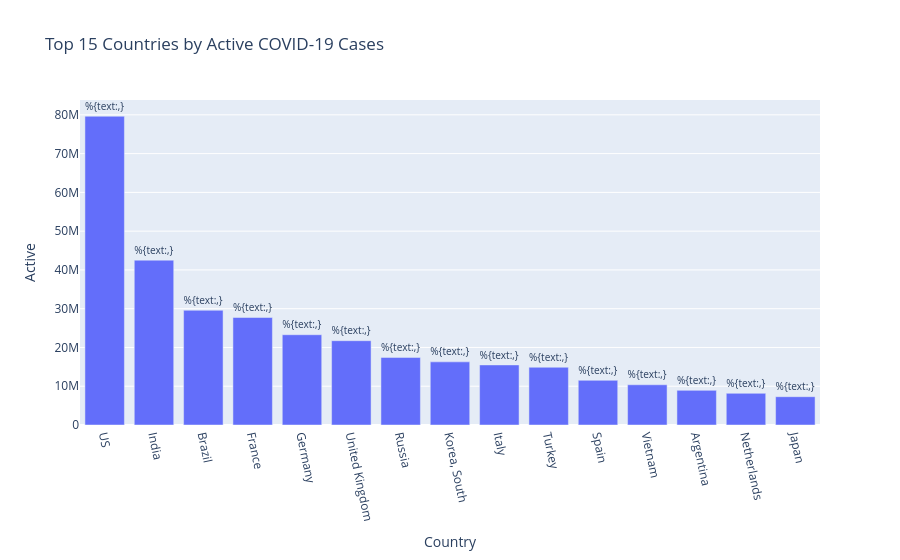

Source (notebook cell):
### Code cell
top15 = df_latest.sort_values("Active",ascending=False).head(15)
fig_bar= px.bar(
    top15,
    x="Country",
    y = "Active",
    title="Top 15 Countries by Active COVID-19 Cases",
    
)
fig_bar.update_traces(texttemplate="%{text:,}",textposition="outside")
fig_bar.update_layout(xaxis_tickangle=78)
fig_bar.show()

### Figure 1 — Plotly figure (JSON) as saved in the notebook; plotly's stock layout.template omitted (floating-point values rounded to 4 significant figures)
{"data": [{"alignmentgroup": "True", "hovertemplate": "Country=%{x}<br>Active=%{y}<extra></extra>", "legendgroup": "", "marker": {"color": "#636efa", "pattern": {"shape": ""}}, "name": "", "offsetgroup": "", "orientation": "v", "showlegend": false, "textposition": "outside", "texttemplate": "%{text:,}", "type": "bar", "x": ["US", "India", "Brazil", "France", "Germany", "United Kingdom", "Russia", "Korea, South", "Italy", "Turkey", "Spain", "Vietnam", "Argentina", "Netherlands", "Japan"], "xaxis": "x", "y": [79636511, 42520346, 29587892, 27729110, 23283721, 21744947, 17435329, 16284660, 15498233, 14893118, 11524383, 10374953, 8932151, 8172166, 7303263], "yaxis": "y"}], "layout": {"barmode": "relative", "legend": {"tracegroupgap": 0}, "title": {"text": "Top 15 Countries by Active COVID-19 Cases"}, "xaxis": {"anchor": "y", "domain": [0, 1], "tickangle": 78, "title": {"text": "Country"}}, "yaxis": {"anchor": "x", "domain": [0, 1], "title": {"text": "Active"}}}}
